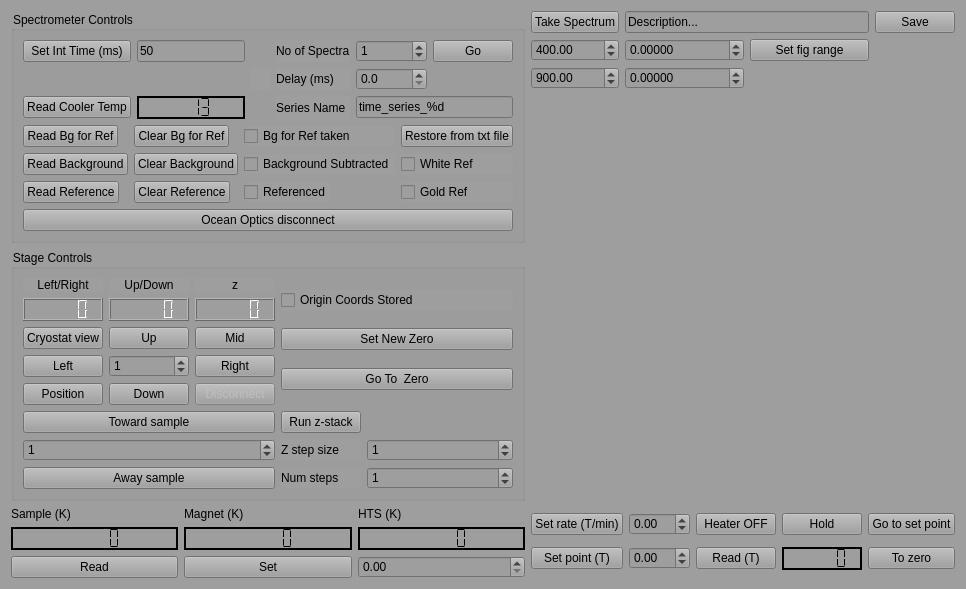
<?xml version="1.0" encoding="UTF-8"?>
<ui version="4.0">
 <class>Form</class>
 <widget class="QWidget" name="Form">
  <property name="geometry">
   <rect>
    <x>0</x>
    <y>0</y>
    <width>910</width>
    <height>582</height>
   </rect>
  </property>
  <property name="windowTitle">
   <string>ZStack</string>
  </property>
  <property name="styleSheet">
   <string notr="true">background-color: rgb(158, 158, 158);</string>
  </property>
  <layout class="QGridLayout" name="gridLayout_11">
   <item row="0" column="0">
    <layout class="QGridLayout" name="gridLayout_3">
     <item row="3" column="0">
      <layout class="QGridLayout" name="gridLayout_6">
       <item row="1" column="0">
        <widget class="QLCDNumber" name="cSampleTemp">
         <property name="frameShape">
          <enum>QFrame::WinPanel</enum>
         </property>
         <property name="frameShadow">
          <enum>QFrame::Plain</enum>
         </property>
         <property name="segmentStyle">
          <enum>QLCDNumber::Flat</enum>
         </property>
        </widget>
       </item>
       <item row="0" column="2">
        <widget class="QLabel" name="label_8">
         <property name="text">
          <string>HTS (K)</string>
         </property>
        </widget>
       </item>
       <item row="0" column="1">
        <widget class="QLabel" name="label_7">
         <property name="text">
          <string>Magnet (K)</string>
         </property>
        </widget>
       </item>
       <item row="3" column="1">
        <widget class="QPushButton" name="SetSampleTemp_button">
         <property name="text">
          <string>Set</string>
         </property>
        </widget>
       </item>
       <item row="1" column="2">
        <widget class="QLCDNumber" name="cHTSTemp">
         <property name="frameShape">
          <enum>QFrame::WinPanel</enum>
         </property>
         <property name="frameShadow">
          <enum>QFrame::Plain</enum>
         </property>
         <property name="segmentStyle">
          <enum>QLCDNumber::Flat</enum>
         </property>
        </widget>
       </item>
       <item row="3" column="2">
        <widget class="QDoubleSpinBox" name="SetSampleTemp_box">
         <property name="maximum">
          <double>999999.000000000000000</double>
         </property>
        </widget>
       </item>
       <item row="0" column="0">
        <widget class="QLabel" name="label">
         <property name="text">
          <string>Sample (K)</string>
         </property>
        </widget>
       </item>
       <item row="1" column="1">
        <widget class="QLCDNumber" name="cMagnetTemp">
         <property name="frameShape">
          <enum>QFrame::WinPanel</enum>
         </property>
         <property name="frameShadow">
          <enum>QFrame::Plain</enum>
         </property>
         <property name="segmentStyle">
          <enum>QLCDNumber::Flat</enum>
         </property>
        </widget>
       </item>
       <item row="3" column="0">
        <widget class="QPushButton" name="ReadTemperatures_button">
         <property name="text">
          <string>Read</string>
         </property>
        </widget>
       </item>
      </layout>
     </item>
     <item row="1" column="1" rowspan="2">
      <layout class="QGridLayout" name="gridLayout_10">
       <item row="0" column="3">
        <widget class="QPushButton" name="save_button">
         <property name="sizePolicy">
          <sizepolicy hsizetype="Fixed" vsizetype="Fixed">
           <horstretch>0</horstretch>
           <verstretch>0</verstretch>
          </sizepolicy>
         </property>
         <property name="text">
          <string>Save</string>
         </property>
        </widget>
       </item>
       <item row="0" column="1" colspan="2">
        <widget class="QLineEdit" name="description_LineEdit">
         <property name="text">
          <string>Description...</string>
         </property>
        </widget>
       </item>
       <item row="0" column="0">
        <widget class="QPushButton" name="take_spectrum_button">
         <property name="sizePolicy">
          <sizepolicy hsizetype="Fixed" vsizetype="Fixed">
           <horstretch>0</horstretch>
           <verstretch>0</verstretch>
          </sizepolicy>
         </property>
         <property name="toolTip">
          <string>Read a single spectrum and update the graph</string>
         </property>
         <property name="text">
          <string>Take Spectrum</string>
         </property>
        </widget>
       </item>
       <item row="4" column="0" colspan="4">
        <widget class="mplwidgetDF" name="Spectra_display" native="true">
         <property name="sizePolicy">
          <sizepolicy hsizetype="Preferred" vsizetype="Preferred">
           <horstretch>0</horstretch>
           <verstretch>0</verstretch>
          </sizepolicy>
         </property>
         <property name="autoFillBackground">
          <bool>false</bool>
         </property>
        </widget>
       </item>
       <item row="5" column="0" colspan="4">
        <widget class="mplwidgetDF" name="SpectraStack_display" native="true">
         <property name="sizePolicy">
          <sizepolicy hsizetype="Preferred" vsizetype="Preferred">
           <horstretch>0</horstretch>
           <verstretch>0</verstretch>
          </sizepolicy>
         </property>
         <property name="autoFillBackground">
          <bool>false</bool>
         </property>
        </widget>
       </item>
       <item row="1" column="0">
        <widget class="QDoubleSpinBox" name="XLim1_box">
         <property name="maximum">
          <double>100000.000000000000000</double>
         </property>
         <property name="value">
          <double>400.000000000000000</double>
         </property>
        </widget>
       </item>
       <item row="2" column="0">
        <widget class="QDoubleSpinBox" name="XLim2_box">
         <property name="maximum">
          <double>100000.000000000000000</double>
         </property>
         <property name="value">
          <double>900.000000000000000</double>
         </property>
        </widget>
       </item>
       <item row="2" column="1">
        <widget class="QDoubleSpinBox" name="YLim1_box">
         <property name="decimals">
          <number>5</number>
         </property>
         <property name="minimum">
          <double>-100000.000000000000000</double>
         </property>
         <property name="maximum">
          <double>500000.000000000000000</double>
         </property>
         <property name="value">
          <double>0.000000000000000</double>
         </property>
        </widget>
       </item>
       <item row="1" column="1">
        <widget class="QDoubleSpinBox" name="YLim2_box">
         <property name="decimals">
          <number>5</number>
         </property>
         <property name="minimum">
          <double>-1000000.000000000000000</double>
         </property>
         <property name="maximum">
          <double>1000000.000000000000000</double>
         </property>
         <property name="value">
          <double>0.000000000000000</double>
         </property>
        </widget>
       </item>
       <item row="1" column="2">
        <widget class="QPushButton" name="SetfigRange_button">
         <property name="text">
          <string>Set fig range</string>
         </property>
        </widget>
       </item>
      </layout>
     </item>
     <item row="1" column="0">
      <widget class="QGroupBox" name="Spectrometer_Group">
       <property name="sizePolicy">
        <sizepolicy hsizetype="Preferred" vsizetype="Fixed">
         <horstretch>0</horstretch>
         <verstretch>0</verstretch>
        </sizepolicy>
       </property>
       <property name="title">
        <string>Spectrometer Controls</string>
       </property>
       <layout class="QVBoxLayout" name="verticalLayout_2">
        <item>
         <layout class="QGridLayout" name="gridLayout_2">
          <item row="2" column="3">
           <widget class="QLabel" name="label_4">
            <property name="text">
             <string>Series Name</string>
            </property>
           </widget>
          </item>
          <item row="1" column="3">
           <widget class="QLabel" name="label_3">
            <property name="text">
             <string>Delay (ms)</string>
            </property>
           </widget>
          </item>
          <item row="2" column="4" colspan="2">
           <widget class="QLineEdit" name="time_series_name_lineEdit">
            <property name="text">
             <string>time_series_%d</string>
            </property>
           </widget>
          </item>
          <item row="0" column="5">
           <widget class="QPushButton" name="time_series_pushButton">
            <property name="text">
             <string>Go</string>
            </property>
           </widget>
          </item>
          <item row="1" column="4">
           <widget class="QDoubleSpinBox" name="time_delay_SpinBox">
            <property name="decimals">
             <number>1</number>
            </property>
            <property name="maximum">
             <double>10000.000000000000000</double>
            </property>
           </widget>
          </item>
          <item row="0" column="1">
           <widget class="QLineEdit" name="set_integration_time_LineEdit">
            <property name="sizePolicy">
             <sizepolicy hsizetype="Fixed" vsizetype="Fixed">
              <horstretch>0</horstretch>
              <verstretch>0</verstretch>
             </sizepolicy>
            </property>
            <property name="text">
             <string>50</string>
            </property>
           </widget>
          </item>
          <item row="0" column="0">
           <widget class="QPushButton" name="set_integration_time_push_button">
            <property name="text">
             <string>Set Int Time (ms)</string>
            </property>
           </widget>
          </item>
          <item row="2" column="1">
           <widget class="QLCDNumber" name="tec_temperature_lcdNumber">
            <property name="font">
             <font>
              <underline>false</underline>
              <strikeout>false</strikeout>
             </font>
            </property>
            <property name="frameShape">
             <enum>QFrame::WinPanel</enum>
            </property>
            <property name="frameShadow">
             <enum>QFrame::Plain</enum>
            </property>
            <property name="smallDecimalPoint">
             <bool>false</bool>
            </property>
            <property name="digitCount">
             <number>4</number>
            </property>
            <property name="segmentStyle">
             <enum>QLCDNumber::Flat</enum>
            </property>
            <property name="value" stdset="0">
             <double>13.000000000000000</double>
            </property>
            <property name="intValue" stdset="0">
             <number>13</number>
            </property>
           </widget>
          </item>
          <item row="2" column="0">
           <widget class="QPushButton" name="read_tec_temperature_pushButton">
            <property name="sizePolicy">
             <sizepolicy hsizetype="Fixed" vsizetype="Fixed">
              <horstretch>0</horstretch>
              <verstretch>0</verstretch>
             </sizepolicy>
            </property>
            <property name="text">
             <string>Read Cooler Temp</string>
            </property>
           </widget>
          </item>
          <item row="0" column="3">
           <widget class="QLabel" name="label_2">
            <property name="text">
             <string>No of Spectra</string>
            </property>
           </widget>
          </item>
          <item row="0" column="4">
           <widget class="QSpinBox" name="num_spectra_spinBox">
            <property name="maximum">
             <number>1000</number>
            </property>
            <property name="value">
             <number>1</number>
            </property>
           </widget>
          </item>
          <item row="1" column="2">
           <widget class="QLabel" name="label_9">
            <property name="text">
             <string/>
            </property>
           </widget>
          </item>
         </layout>
        </item>
        <item>
         <layout class="QGridLayout" name="gridLayout_4">
          <item row="0" column="0">
           <widget class="QPushButton" name="read_bkg_for_ref_button">
            <property name="sizePolicy">
             <sizepolicy hsizetype="Fixed" vsizetype="Fixed">
              <horstretch>0</horstretch>
              <verstretch>0</verstretch>
             </sizepolicy>
            </property>
            <property name="text">
             <string>Read Bg for Ref</string>
            </property>
           </widget>
          </item>
          <item row="1" column="1">
           <widget class="QPushButton" name="clear_bkg_button">
            <property name="sizePolicy">
             <sizepolicy hsizetype="Fixed" vsizetype="Fixed">
              <horstretch>0</horstretch>
              <verstretch>0</verstretch>
             </sizepolicy>
            </property>
            <property name="text">
             <string>Clear Background</string>
            </property>
           </widget>
          </item>
          <item row="1" column="0">
           <widget class="QPushButton" name="read_bkg_button">
            <property name="sizePolicy">
             <sizepolicy hsizetype="Fixed" vsizetype="Fixed">
              <horstretch>0</horstretch>
              <verstretch>0</verstretch>
             </sizepolicy>
            </property>
            <property name="text">
             <string>Read Background</string>
            </property>
           </widget>
          </item>
          <item row="2" column="1">
           <widget class="QPushButton" name="clear_ref_button">
            <property name="sizePolicy">
             <sizepolicy hsizetype="Fixed" vsizetype="Fixed">
              <horstretch>0</horstretch>
              <verstretch>0</verstretch>
             </sizepolicy>
            </property>
            <property name="text">
             <string>Clear Reference</string>
            </property>
           </widget>
          </item>
          <item row="2" column="0">
           <widget class="QPushButton" name="read_ref_button">
            <property name="sizePolicy">
             <sizepolicy hsizetype="Fixed" vsizetype="Fixed">
              <horstretch>0</horstretch>
              <verstretch>0</verstretch>
             </sizepolicy>
            </property>
            <property name="text">
             <string>Read Reference</string>
            </property>
           </widget>
          </item>
          <item row="0" column="1">
           <widget class="QPushButton" name="clear_bkg_for_ref_button">
            <property name="sizePolicy">
             <sizepolicy hsizetype="Fixed" vsizetype="Fixed">
              <horstretch>0</horstretch>
              <verstretch>0</verstretch>
             </sizepolicy>
            </property>
            <property name="text">
             <string>Clear Bg for Ref</string>
            </property>
           </widget>
          </item>
          <item row="0" column="2">
           <widget class="QCheckBox" name="background_subtracted_ref">
            <property name="text">
             <string>Bg for Ref taken           </string>
            </property>
           </widget>
          </item>
          <item row="2" column="2">
           <widget class="QCheckBox" name="referenced">
            <property name="sizePolicy">
             <sizepolicy hsizetype="Fixed" vsizetype="Fixed">
              <horstretch>0</horstretch>
              <verstretch>0</verstretch>
             </sizepolicy>
            </property>
            <property name="text">
             <string>Referenced</string>
            </property>
           </widget>
          </item>
          <item row="2" column="3">
           <widget class="QCheckBox" name="gold_ref_checkbox">
            <property name="text">
             <string>Gold Ref</string>
            </property>
           </widget>
          </item>
          <item row="1" column="3">
           <widget class="QCheckBox" name="white_ref_checkbox">
            <property name="text">
             <string>White Ref</string>
            </property>
           </widget>
          </item>
          <item row="1" column="2">
           <widget class="QCheckBox" name="background_subtracted">
            <property name="sizePolicy">
             <sizepolicy hsizetype="Fixed" vsizetype="Fixed">
              <horstretch>0</horstretch>
              <verstretch>0</verstretch>
             </sizepolicy>
            </property>
            <property name="text">
             <string>Background Subtracted</string>
            </property>
           </widget>
          </item>
          <item row="0" column="3">
           <widget class="QPushButton" name="RestoreDFsetting_button">
            <property name="text">
             <string>Restore from txt file</string>
            </property>
           </widget>
          </item>
         </layout>
        </item>
        <item>
         <widget class="QPushButton" name="OO_disconnect_button">
          <property name="text">
           <string>Ocean Optics disconnect</string>
          </property>
         </widget>
        </item>
       </layout>
       <zorder></zorder>
       <zorder>OO_disconnect_button</zorder>
      </widget>
     </item>
     <item row="2" column="0">
      <widget class="QGroupBox" name="Stage_Group">
       <property name="sizePolicy">
        <sizepolicy hsizetype="Expanding" vsizetype="Expanding">
         <horstretch>0</horstretch>
         <verstretch>0</verstretch>
        </sizepolicy>
       </property>
       <property name="title">
        <string>Stage Controls</string>
       </property>
       <layout class="QGridLayout" name="gridLayout_7">
        <item row="1" column="1">
         <layout class="QGridLayout" name="gridLayout_5">
          <item row="1" column="1">
           <widget class="QSpinBox" name="zstep_box_2">
            <property name="maximum">
             <number>500</number>
            </property>
            <property name="value">
             <number>1</number>
            </property>
           </widget>
          </item>
          <item row="1" column="0">
           <widget class="QLabel" name="label_5">
            <property name="text">
             <string>Z step size</string>
            </property>
           </widget>
          </item>
          <item row="0" column="0">
           <widget class="QPushButton" name="take_z_stack_button">
            <property name="sizePolicy">
             <sizepolicy hsizetype="Fixed" vsizetype="Fixed">
              <horstretch>0</horstretch>
              <verstretch>0</verstretch>
             </sizepolicy>
            </property>
            <property name="text">
             <string>Run z-stack</string>
            </property>
           </widget>
          </item>
          <item row="2" column="0">
           <widget class="QLabel" name="label_6">
            <property name="text">
             <string>Num steps</string>
            </property>
           </widget>
          </item>
          <item row="2" column="1">
           <widget class="QSpinBox" name="num_steps_box">
            <property name="maximum">
             <number>500</number>
            </property>
            <property name="value">
             <number>1</number>
            </property>
           </widget>
          </item>
         </layout>
        </item>
        <item row="1" column="0">
         <layout class="QVBoxLayout" name="verticalLayout">
          <item>
           <widget class="QPushButton" name="stage_mtoward_button">
            <property name="text">
             <string>Toward sample</string>
            </property>
           </widget>
          </item>
          <item>
           <widget class="QSpinBox" name="zstep_box">
            <property name="maximum">
             <number>99999999</number>
            </property>
            <property name="value">
             <number>1</number>
            </property>
           </widget>
          </item>
          <item>
           <widget class="QPushButton" name="stage_maway_button">
            <property name="text">
             <string>Away sample</string>
            </property>
           </widget>
          </item>
         </layout>
        </item>
        <item row="0" column="1">
         <layout class="QGridLayout" name="gridLayout_9">
          <item row="1" column="0">
           <widget class="QPushButton" name="Set_New_Coord_origin_button">
            <property name="text">
             <string>Set New Zero</string>
            </property>
           </widget>
          </item>
          <item row="2" column="0">
           <widget class="QPushButton" name="Go_To_Stage_Origin_button">
            <property name="text">
             <string>Go To  Zero</string>
            </property>
           </widget>
          </item>
          <item row="0" column="0">
           <widget class="QCheckBox" name="origin_stored_checkbox">
            <property name="text">
             <string>Origin Coords Stored</string>
            </property>
           </widget>
          </item>
         </layout>
        </item>
        <item row="0" column="0">
         <layout class="QGridLayout" name="gridLayout">
          <item row="2" column="2">
           <widget class="QPushButton" name="stage_mup_button">
            <property name="enabled">
             <bool>true</bool>
            </property>
            <property name="text">
             <string>Up</string>
            </property>
           </widget>
          </item>
          <item row="5" column="2">
           <widget class="QPushButton" name="stage_mdown_button">
            <property name="text">
             <string>Down</string>
            </property>
           </widget>
          </item>
          <item row="3" column="1">
           <widget class="QPushButton" name="stage_mleft_button">
            <property name="text">
             <string>Left</string>
            </property>
           </widget>
          </item>
          <item row="3" column="2">
           <widget class="QSpinBox" name="xystep_Box">
            <property name="maximum">
             <number>9999999</number>
            </property>
            <property name="value">
             <number>1</number>
            </property>
           </widget>
          </item>
          <item row="2" column="3">
           <widget class="QPushButton" name="stage_mmid_button">
            <property name="text">
             <string>Mid</string>
            </property>
           </widget>
          </item>
          <item row="3" column="3">
           <widget class="QPushButton" name="stage_mright_button">
            <property name="text">
             <string>Right</string>
            </property>
           </widget>
          </item>
          <item row="5" column="1">
           <widget class="QPushButton" name="get_stage_position_button">
            <property name="text">
             <string>Position</string>
            </property>
           </widget>
          </item>
          <item row="5" column="3">
           <widget class="QPushButton" name="disconnect_stage_button">
            <property name="enabled">
             <bool>false</bool>
            </property>
            <property name="text">
             <string>Disconnect</string>
            </property>
           </widget>
          </item>
          <item row="1" column="1">
           <widget class="QLCDNumber" name="lr_pos_display">
            <property name="maximumSize">
             <size>
              <width>16777215</width>
              <height>25</height>
             </size>
            </property>
           </widget>
          </item>
          <item row="2" column="1">
           <widget class="QPushButton" name="stage_feature_button">
            <property name="text">
             <string>Cryostat view</string>
            </property>
           </widget>
          </item>
          <item row="1" column="2">
           <widget class="QLCDNumber" name="ud_pos_display">
            <property name="maximumSize">
             <size>
              <width>16777215</width>
              <height>25</height>
             </size>
            </property>
           </widget>
          </item>
          <item row="1" column="3">
           <widget class="QLCDNumber" name="z_pos_display">
            <property name="maximumSize">
             <size>
              <width>16777215</width>
              <height>25</height>
             </size>
            </property>
           </widget>
          </item>
          <item row="0" column="1">
           <widget class="QLabel" name="label_10">
            <property name="text">
             <string>Left/Right</string>
            </property>
            <property name="alignment">
             <set>Qt::AlignCenter</set>
            </property>
           </widget>
          </item>
          <item row="0" column="2">
           <widget class="QLabel" name="label_11">
            <property name="text">
             <string>Up/Down</string>
            </property>
            <property name="alignment">
             <set>Qt::AlignCenter</set>
            </property>
           </widget>
          </item>
          <item row="0" column="3">
           <widget class="QLabel" name="label_12">
            <property name="layoutDirection">
             <enum>Qt::LeftToRight</enum>
            </property>
            <property name="text">
             <string>z</string>
            </property>
            <property name="alignment">
             <set>Qt::AlignCenter</set>
            </property>
           </widget>
          </item>
         </layout>
        </item>
       </layout>
      </widget>
     </item>
     <item row="3" column="1">
      <layout class="QGridLayout" name="gridLayout_8">
       <item row="2" column="2">
        <widget class="QPushButton" name="MagnetRead_button">
         <property name="text">
          <string>Read (T)</string>
         </property>
        </widget>
       </item>
       <item row="2" column="1">
        <widget class="QDoubleSpinBox" name="setMagnetSetPoint_box">
         <property name="minimum">
          <double>-99.000000000000000</double>
         </property>
        </widget>
       </item>
       <item row="2" column="4">
        <widget class="QPushButton" name="MagnetToZero_button">
         <property name="text">
          <string>To zero</string>
         </property>
        </widget>
       </item>
       <item row="0" column="4">
        <widget class="QPushButton" name="MagnetGo_button">
         <property name="text">
          <string>Go to set point</string>
         </property>
        </widget>
       </item>
       <item row="0" column="0">
        <widget class="QPushButton" name="setMagnetRamp_button">
         <property name="sizePolicy">
          <sizepolicy hsizetype="Expanding" vsizetype="Fixed">
           <horstretch>0</horstretch>
           <verstretch>0</verstretch>
          </sizepolicy>
         </property>
         <property name="text">
          <string>Set rate (T/min)</string>
         </property>
        </widget>
       </item>
       <item row="2" column="0">
        <widget class="QPushButton" name="setMagnetSetPoint_button">
         <property name="sizePolicy">
          <sizepolicy hsizetype="Expanding" vsizetype="Fixed">
           <horstretch>0</horstretch>
           <verstretch>0</verstretch>
          </sizepolicy>
         </property>
         <property name="text">
          <string>Set point (T)</string>
         </property>
        </widget>
       </item>
       <item row="2" column="3">
        <widget class="QLCDNumber" name="cFieldT">
         <property name="frameShape">
          <enum>QFrame::WinPanel</enum>
         </property>
         <property name="frameShadow">
          <enum>QFrame::Plain</enum>
         </property>
         <property name="segmentStyle">
          <enum>QLCDNumber::Flat</enum>
         </property>
        </widget>
       </item>
       <item row="0" column="1">
        <widget class="QDoubleSpinBox" name="setMagnetRamp_box">
         <property name="minimum">
          <double>-99.000000000000000</double>
         </property>
        </widget>
       </item>
       <item row="0" column="2">
        <widget class="QPushButton" name="MercuryiPSHeater_button">
         <property name="text">
          <string>Heater OFF</string>
         </property>
        </widget>
       </item>
       <item row="0" column="3">
        <widget class="QPushButton" name="Hold_button">
         <property name="text">
          <string>Hold</string>
         </property>
        </widget>
       </item>
      </layout>
     </item>
    </layout>
   </item>
  </layout>
 </widget>
 <customwidgets>
  <customwidget>
   <class>mplwidgetDF</class>
   <extends>QWidget</extends>
   <header>mplwidgetDF.h</header>
   <container>1</container>
  </customwidget>
 </customwidgets>
 <resources/>
 <connections/>
</ui>
